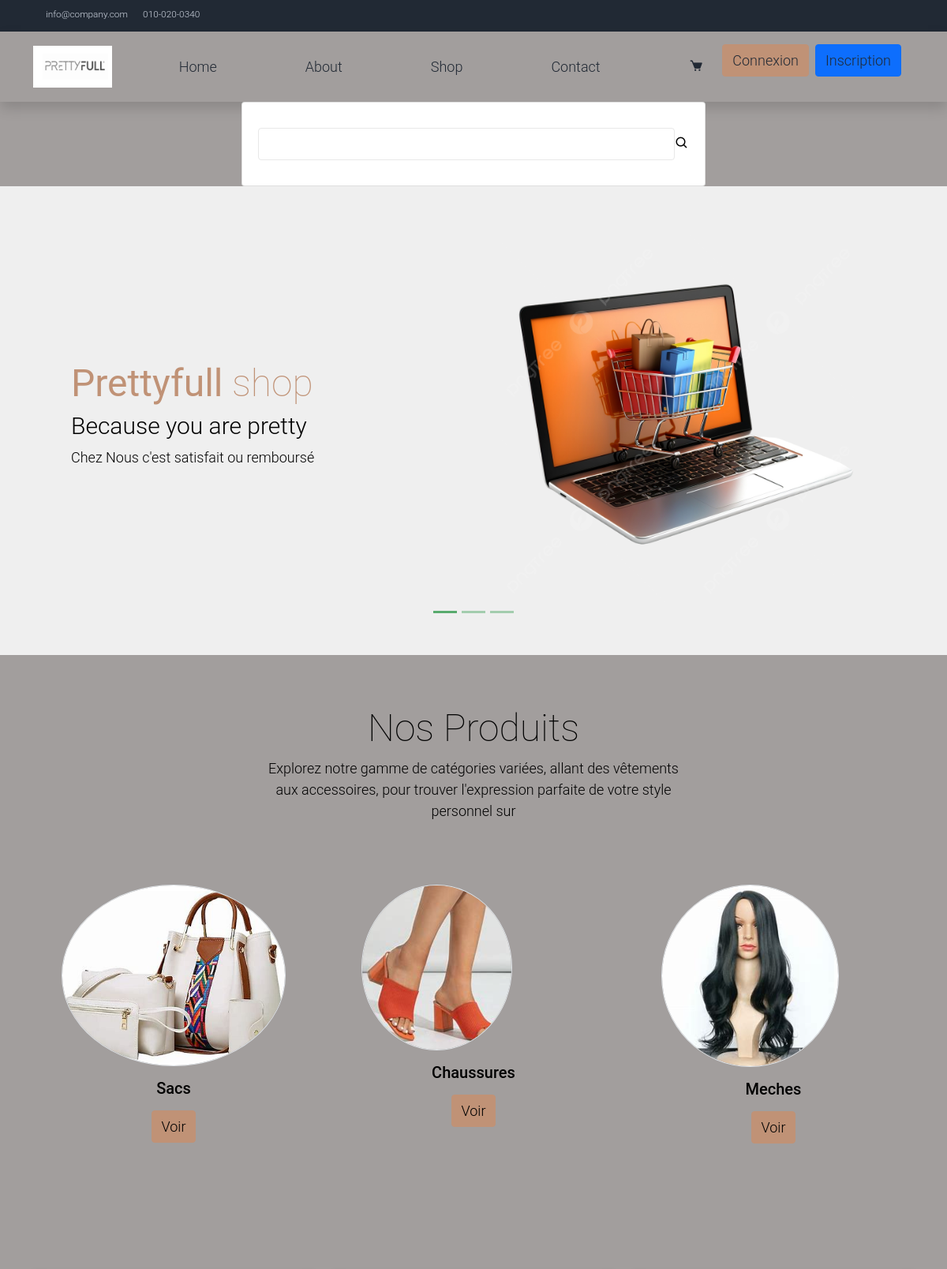
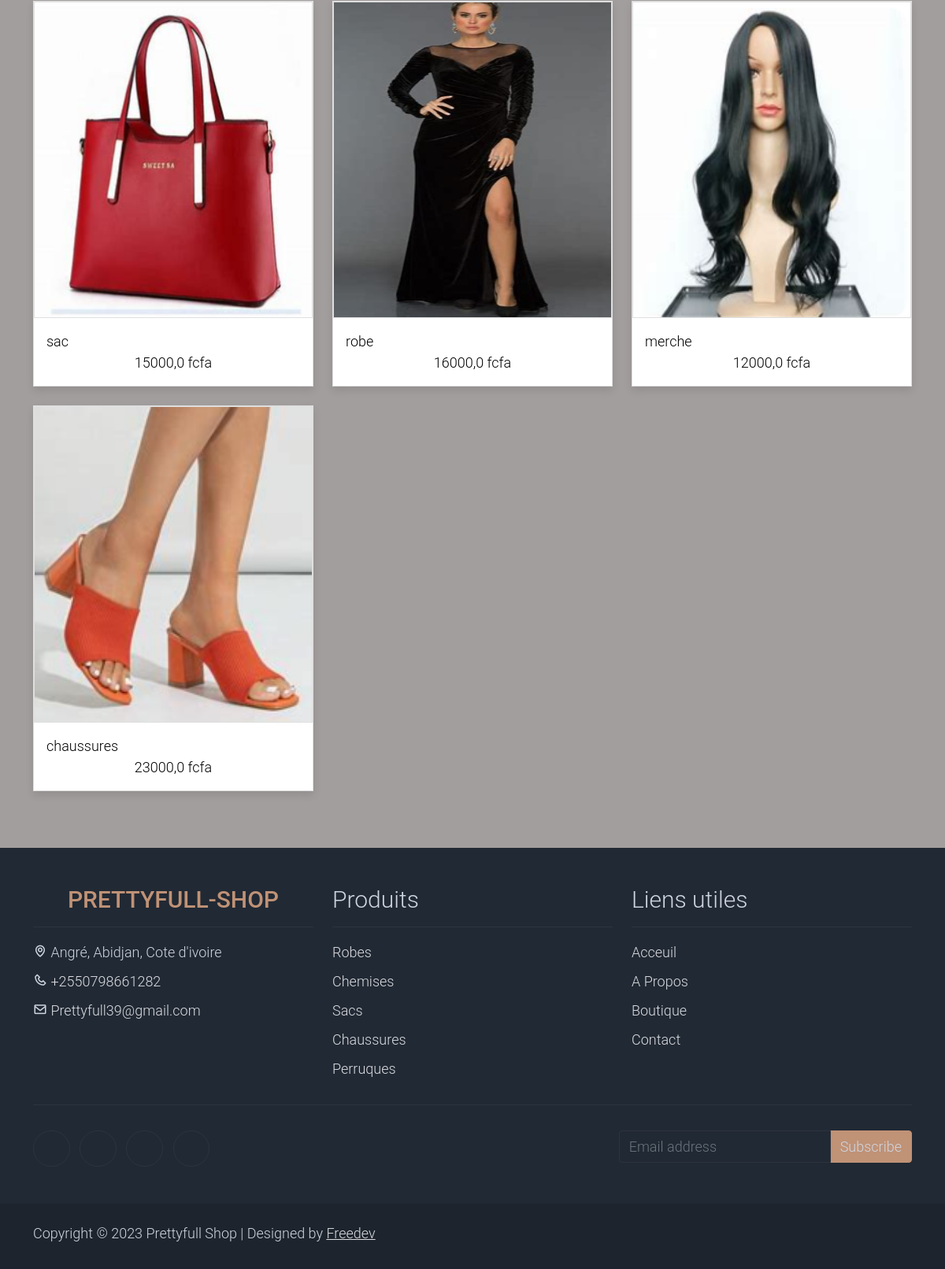
The page / on the database its author committed (2 pictures, top to bottom).
### store/models.py (models this page shows, shortened)
class Product(models.Model):
    name = models.CharField(max_length=128)
    slug = models.SlugField(max_length=128)
    price = models.FloatField(default=0.0)
    stock = models.IntegerField(default=0)
    description = models.TextField(blank=True)
    thumbnail = models.ImageField(upload_to="products", blank=True, null=True)
    def get_absolute_url(self):
        return reverse("product", kwargs={"slug": self.slug})

### store/views.py (the view)
# urls.py: path('', index, name='index'),
def index(request):
    products = Product.objects.all()
    return render(request, 'store/index.html', context={"products": products})

### store/templates/store/index.html (shortened to what this page needs)
{% extends 'base.html' %} {% block content %} {% load static%}
<div class="row">
  <div class="col-md-6 mx-auto align-items-center">
    <form action="" class="card card-sm p-3">
      <div class="card-body row no-gutters align-items-center">
        <div class="col">
          <input
            type="search"
            class="form-control form-control-borderless"
            name="item-name"
            id=""
          />
        </div>
        <div class="col-auto">
          <i class="bx bx-search bx-2x"></i>
        </div>
      </div>
    </form>
  </div>
</div>
<div
  id="template-mo-zay-hero-carousel"
  class="carousel slide"
  data-bs-ride="carousel"
>
  <ol class="carousel-indicators">
    <li
      data-bs-target="#template-mo-zay-hero-carousel"
      data-bs-slide-to="0"
      class="active"
    ></li>
    <li
      data-bs-target="#template-mo-zay-hero-carousel"
      data-bs-slide-to="1"
    ></li>
    <li
      data-bs-target="#template-mo-zay-hero-carousel"
      data-bs-slide-to="2"
    ></li>
  </ol>
  <div class="carousel-inner">
    <div class="carousel-item active">
      <div class="container">
        <div class="row p-5">
          <div class="mx-auto col-md-8 col-lg-6 order-lg-last">
            <img
              class="img-fluid"
              src="{% static 'images/banner1.png'%}"
              alt=""
            />
          </div>
          <div class="col-lg-6 mb-0 d-flex align-items-center">
            <div class="text-align-left align-self-center">
              <h1 class="h1 text-success"><b>Prettyfull</b> shop</h1>
              <h3 class="h2">Because you are pretty</h3>
              <p>Chez Nous c'est satisfait ou remboursé</p>
            </div>
          </div>
        </div>
      </div>
    </div>
  </div>
  <a
    class="carousel-control-prev text-decoration-none w-auto ps-3"
    href="#template-mo-zay-hero-carousel"
    role="button"
    data-bs-slide="prev"
  >
  </a>
  <a
    class="carousel-control-next text-decoration-none w-auto pe-3"
    href="#template-mo-zay-hero-carousel"
    role="button"
    data-bs-slide="next"
  >
  </a>
</div>
<section class="container py-5">
  <div class="row text-center pt-3">
    <div class="col-lg-6 m-auto">
      <h1 class="h1">Nos Produits</h1>
      <p>
        Explorez notre gamme de catégories variées, allant des vêtements aux
        accessoires, pour trouver l'expression parfaite de votre style personnel
        sur
      </p>
    </div>
  </div>
  <div class="row">
    <div class="col-12 col-md-4 p-5 mt-3">
      <a href="#"
        ><img
          src="{% static 'images/sac.png'%}"
          class="rounded-circle img-fluid border"
      /></a>
      <h5 class="text-center mt-3 mb-3">Sacs</h5>
      <p class="text-center"><a class="btn btn-success">Voir </a></p>
    </div>
    <div class="col-12 col-md-4 p-5 mt-3">
      <a href="#"
        ><img
          src="{% static 'images/chaussures.png'%}"
          class="rounded-circle img-fluid border"
      /></a>
      <h2 class="h5 text-center mt-3 mb-3">Chaussures</h2>
      <p class="text-center"><a class="btn btn-success">Voir</a></p>
    </div>
    <div class="col-12 col-md-4 p-5 mt-3">
      <a href="#"
        ><img
          src="{% static 'images/meches.png'%}"
          class="rounded-circle img-fluid border"
      /></a>
      <h2 class="h5 text-center mt-3 mb-3">Meches</h2>
      <p class="text-center"><a class="btn btn-success">Voir</a></p>
    </div>
  </div>
</section>
<div class="container py-5">
  <div class="row">
    {% for product in products %}
    <div class="col-md-4">
      <div class="card mb-4 product-wap rounded-0">
        <div class="card rounded-0">
          <img
            class="card-img rounded-0 img-fluid"
            src="{{ product.thumbnail.url }}"
            style="width: ;height: 400px;"
          />
        </div>
        <div class="card-body">
          <a href="shop-single.html" class="h3 text-decoration-none"
            >{{ product.name }}</a
          >
          <p class="text-center mb-0">{{ product.price }} fcfa</p>
        </div>
      </div>
    </div>
    {% endfor %}
  </div>
</div>
{% endblock content %}

### static/css/exemple.css (style rules this page uses)
body { background-color: #A29E9D; color: black; }

### static/css/templatemo.css (style rules this page uses)
body, ul, li, p, a, label, input, div { font-family: 'Roboto', sans-serif; font-size: 18px !important; font-weight: 300 !important; }
.h1 { font-family: 'Roboto', sans-serif; font-size: 48px !important; font-weight: 200 !important; }
.h2 { font-family: 'Roboto', sans-serif; font-size: 30px !important; font-weight: 300; }
.h3 { font-family: 'Roboto', sans-serif; font-size: 22px !important; }
.text-success { color:#C09276 !important; }
.btn-success { background-color: #C09276 !important; border-color:#C09276 !important; }
#template-mo-zay-hero-carousel { background: #efefef !important; }
.product-wap { box-shadow: 0px 5px 10px 0px rgba(0, 0, 0, 0.10); }
.card.product-wap a { color: #000; }
#template-mo-zay-hero-carousel .carousel-indicators li { margin-top: -50px; background-color: #59ab6e; }
.form-control { border: 1px solid #e8e8e8; }
.product-wap .h3, .product-wap li, .product-wap i, .product-wap p { font-size: 12px !important; }
@media (min-width: 992px) { #template-mo-zay-hero-carousel .carousel-item { min-height: 30rem !important; } }
@media (min-width: 992px) { .product-wap .h3, .product-wap li, .product-wap i, .product-wap p { font-size: 18px !important; } }

### rows shown on the page
Product: thumbnail (picture), name "sac", price "15000,0"
Product: thumbnail (picture), name "robe", price "16000,0"
Product: thumbnail (picture), name "merche", price "12000,0"
Product: thumbnail (picture), name "chaussures", price "23000,0"
